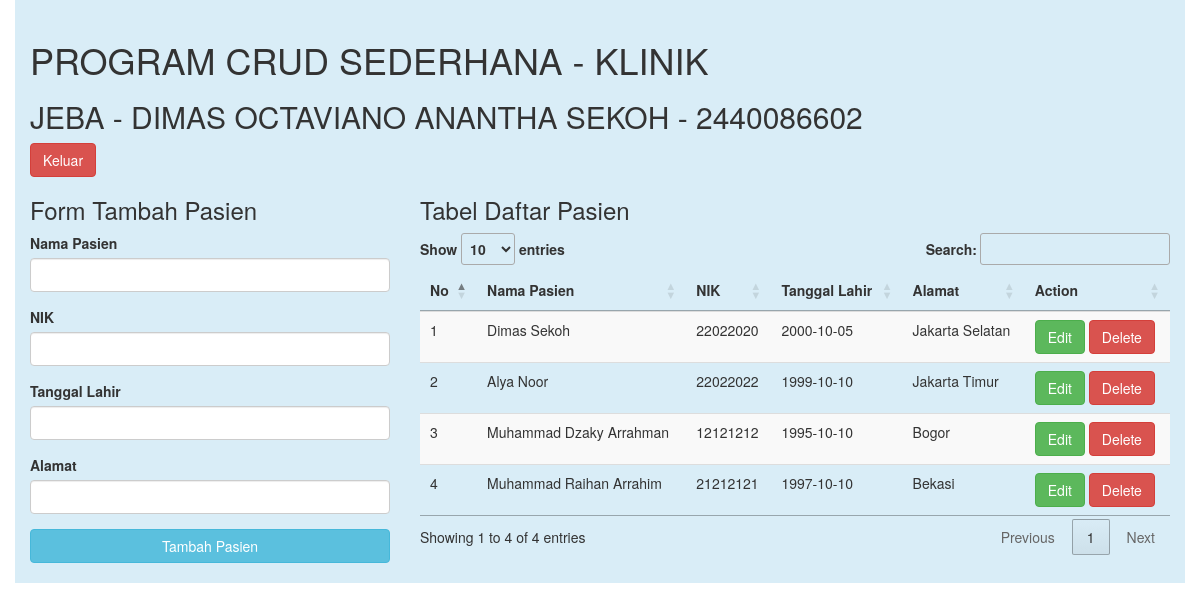
The app's page /home.php with its own data.
### tables this page shows
CREATE TABLE `pasien` (
  `id_pasien` int(11) NOT NULL,
  `nama` varchar(100) NOT NULL,
  `nik` int(10) NOT NULL,
  `tanggal_lahir` date NOT NULL,
  `alamat` varchar(100) NOT NULL
);

### home.php (the view, shortened to what this page needs)
<!DOCTYPE html>
<html lang="en">
<head>
	<link rel="stylesheet" href="bootstrap/css/bootstrap.css">
	<link rel="stylesheet" type="text/css" href="//cdn.datatables.net/1.10.11/css/jquery.dataTables.min.css">
</head>
<body>
	<?php
	include('dbconnect.php');
	$query = "SELECT * FROM pasien";
	$result = mysqli_query($conn , $query);
	?>
	<div class="container bg-info" style="padding-top: 20px; padding-bottom: 20px;">
		<h1>PROGRAM CRUD SEDERHANA - KLINIK</h1>
		<h2> JEBA - DIMAS OCTAVIANO ANANTHA SEKOH - 2440086602</a></h2>
		<a href="../logout.php" class="btn btn-danger">Keluar</a>
		<div class="row">
			<div class="col-sm-4">
				<h3>Form Tambah Pasien</h3>
				<form role="form" action="insert.php" method="post">
					<div class="form-group">
						<label>Nama Pasien</label>
						<input type="text" name="nama_ps" class="form-control">
					</div>
					<div class="form-group">
						<label>NIK</label>
						<input type="text" name="nik_ps" class="form-control">
					</div>
					<div class="form-group">
						<label>Tanggal Lahir</label>
						<input type="text" name="tanggallahir_ps" class="form-control">
					</div>
					<div class="form-group">
						<label>Alamat</label>
						<input type="text" name="alamat_ps" class="form-control">
					</div>
					<button type="submit" class="btn btn-info btn-block">Tambah Pasien</button>
				</form>
			</div>
			<div class="col-sm-8">
				<h3>Tabel Daftar Pasien</h3>
				<table class="table table-striped table-hover dtabel">
					<thead>
						<tr>
							<th>No</th>
							<th>Nama Pasien</th>
							<th>NIK</th>
							<th>Tanggal Lahir</th>
							<th>Alamat</th>
							<th>Action</th>
						</tr>
					</thead>
					<tbody>
						<?php
							$no = 1;
							while ($row = mysqli_fetch_assoc($result)) {
						?>
						<tr>
							<td><?php echo $no++; ?></td>
							<td><?php echo $row['nama']; ?></td>
							<td><?php echo $row['nik']; ?></td>
							<td><?php echo $row['tanggal_lahir']; ?></td>
							<td><?php echo $row['alamat']; ?></td>
							<td>
								<a href="editform.php?id=<?php echo $row['id_pasien'];?>" class="btn btn-success" role="button">Edit</a>
								<a href="delete.php?id=<?php echo $row['id_pasien']?>" class="btn btn-danger" role="button">Delete
								</a>
							</td>
						</tr>
						<?php
							}
						?>
					</tbody>
				</table>
			</div>
		</div>
	</div>
</body>
</html>

### records on screen
pasien: nama "Dimas Sekoh", nik "22022020", tanggal_lahir "2000-10-05", alamat "Jakarta Selatan"
pasien: nama "Alya Noor", nik "22022022", tanggal_lahir "1999-10-10", alamat "Jakarta Timur"
pasien: nama "Muhammad Dzaky Arrahman", nik "12121212", tanggal_lahir "1995-10-10", alamat "Bogor"
pasien: nama "Muhammad Raihan Arrahim", nik "21212121", tanggal_lahir "1997-10-10", alamat "Bekasi"
